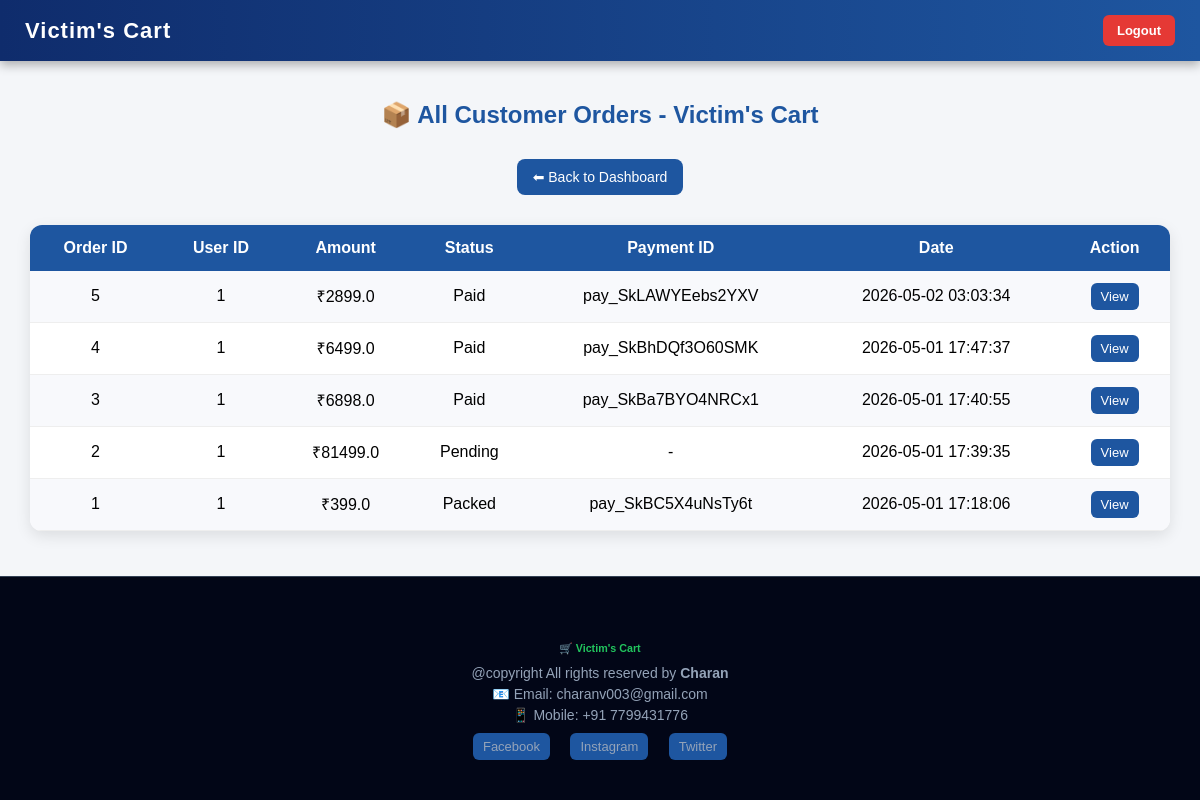
/admin/orders (signed in), run on the app's committed database.
### tables this page shows
CREATE TABLE orders (
    id INTEGER PRIMARY KEY AUTOINCREMENT,
    user_id INTEGER,
    amount REAL,
    order_status TEXT,
    razorpay_order_id TEXT,
    razorpay_payment_id TEXT,
    created_at TIMESTAMP DEFAULT CURRENT_TIMESTAMP
);

### app.py (the view)
@app.route('/admin/orders')
def admin_orders():
    if 'admin_id' not in session:
        return redirect('/admin-login')
    db = get_db()
    cursor = db.cursor()
    cursor.execute("""
    SELECT
        id,
        user_id,
        amount,
        order_status,
        razorpay_order_id,
        razorpay_payment_id,
        created_at
    FROM orders

    ORDER BY id DESC
""")
    orders = cursor.fetchall()
    db.close()
    return render_template("admin/orders.html", orders=orders)

### app.py (called while the page is built)
def get_db():
    conn = sqlite3.connect(DATABASE)
    conn.row_factory = sqlite3.Row
    return conn

@app.context_processor
def inject_admin():
    admin = None
    if 'admin_id' in session:
        db = get_db()
        cursor = db.cursor()
        cursor.execute(
            "SELECT * FROM admin WHERE admin_id = ?",
            (session['admin_id'],)
        )
        admin = cursor.fetchone()
        db.close()
    return dict(admin=admin)

### templates/admin/orders.html (shortened to what this page needs)
<!DOCTYPE html>
<html lang="en">
<head>
</head>
<body>
{% include 'admin/navbar.html' %}
<div class="container">
    <h2>📦 All Customer Orders - Victim's Cart</h2>
    <div style="text-align:center;">
        <a href="/admin-dashboard" class="back-btn">
            ⬅ Back to Dashboard
        </a>
    </div>
    <div class="table-card">
        <table>
            <tr>
                <th>Order ID</th>
                <th>User ID</th>
                <th>Amount</th>
                <th>Status</th>
                <th>Payment ID</th>
                <th>Date</th>
                <th>Action</th>
            </tr>
            {% if orders %}
                {% for order in orders %}
                <tr>
                    <td>{{ order.id }}</td>
                    <td>{{ order.user_id }}</td>
                    <td>₹{{ order.amount }}</td>
                    <td>{{ order.order_status if order.order_status else 'Pending' }}</td>
                    <td>{{ order.razorpay_payment_id if order.razorpay_payment_id else '-' }}</td>
                    <td>{{ order.created_at }}</td>
                    <td>
                        <a href="{{ url_for('admin_order_details', order_id=order.id) }}">
                            View
                        </a>
                    </td>
                </tr>
                {% endfor %}
            {% else %}
                <tr>
                    <td colspan="7" class="empty">No orders found</td>
                </tr>
            {% endif %}
        </table>
    </div>
</div>
<footer>
    <div class="container">
        <h6 style="color:#22c55e; margin-bottom:10px;">
            🛒 Victim's Cart
        </h6>
        <p style="margin: 0; font-size: 14px;">
            @copyright All rights reserved by <b>Charan</b>
        </p>
        <p style="margin: 5px 0; font-size: 14px;">
            📧 Email: charanv003@gmail.com
        </p>
        <p style="margin: 5px 0; font-size: 14px;">
            📱 Mobile: +91 7799431776
        </p>
        <div style="margin-top:10px;">
            <a href="#" style="color:#94a3b8; margin:0 8px; text-decoration:none;">Facebook</a>
            <a href="#" style="color:#94a3b8; margin:0 8px; text-decoration:none;">Instagram</a>
            <a href="#" style="color:#94a3b8; margin:0 8px; text-decoration:none;">Twitter</a>
        </div>
    </div>
</footer>
</body>
</html>

### templates/admin/orders.html (style rules this page uses)
body { margin: 0; font-family: Arial, sans-serif; background: #f4f6f9; display: flex; flex-direction: column; min-height: 100vh; }
h2 { text-align: center; margin-top: 20px; color: #1e56a0; }
.back-btn { display: inline-block; margin: 10px auto; padding: 10px 16px; background: #1e56a0; color: white; text-decoration: none; border-radius: 8px; font-size: 14px; transition: 0.3s; }
.container { width: 95%; margin: auto; padding: 20px; flex: 1; }
.table-card { background: white; margin-top: 20px; border-radius: 12px; overflow: hidden; box-shadow: 0 5px 15px rgba(0,0,0,0.1); }
table { width: 100%; border-collapse: collapse; }
th { background: #1e56a0; color: white; padding: 14px; }
td { padding: 12px; text-align: center; border-bottom: 1px solid #eee; }
tr:nth-child(even) { background: #f8f9fc; }
a { display: inline-block; padding: 6px 10px; background: #1e56a0; color: white; text-decoration: none; border-radius: 6px; font-size: 13px; transition: 0.3s; }
footer { margin-top: auto; background: #020617; border-top: 1px solid #334155; color: #94a3b8; padding: 20px 0; text-align: center; }

### data on the page
orders: id "5", user_id "1", amount "2899.0", order_status "Paid", razorpay_payment "pay_SkLAWYEebs2YXV", created_at "2026-05-02 03:03:34"
orders: id "4", user_id "1", amount "6499.0", order_status "Paid", razorpay_payment "pay_SkBhDQf3O60SMK", created_at "2026-05-01 17:47:37"
orders: id "3", user_id "1", amount "6898.0", order_status "Paid", razorpay_payment "pay_SkBa7BYO4NRCx1", created_at "2026-05-01 17:40:55"
orders: id "2", user_id "1", amount "81499.0", order_status "Pending", razorpay_payment_id "-", created_at "2026-05-01 17:39:35"
orders: id "1", user_id "1", amount "399.0", order_status "Packed", razorpay_payment "pay_SkBC5X4uNsTy6t", created_at "2026-05-01 17:18:06"
